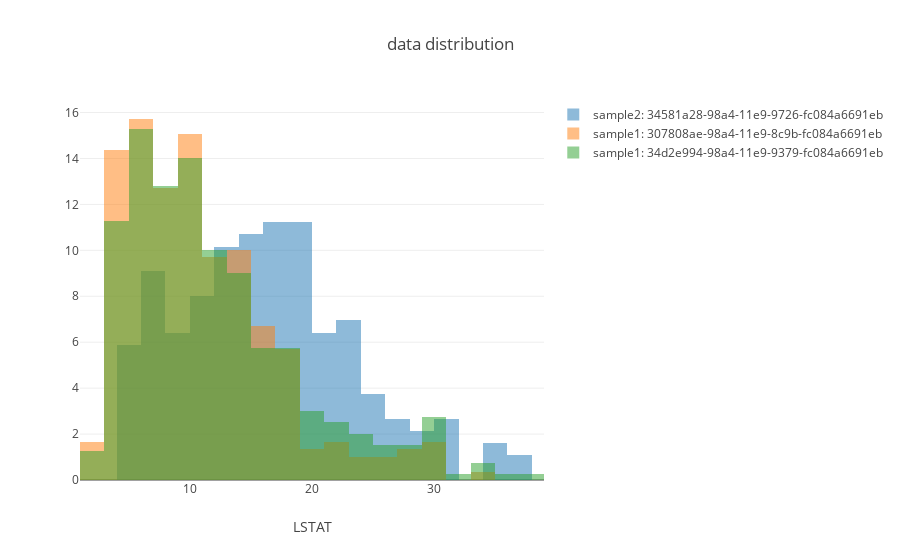

Notebook cell for this chart:
### Markdown cell above
### Plot data

### Code cell
plot.histogram_data(ml_repo, {ml_repo.tree.test_data.sample2() :['last'], ml_repo.tree.training_data.sample1(): ['first','last']}, x_coordinate = 'LSTAT') #, y_coordinate='MEDV')

### Figure 1 — Plotly figure (JSON) as saved in the notebook; plotly's stock layout.template omitted (floating-point values rounded to 4 significant figures; data arrays with more than 128 entries replaced by an {"elided": "..."} marker saying what was removed)
{"data": [{"histnorm": "percent", "name": "sample2: 34581a28-98a4-11e9-9726-fc084a6691eb", "opacity": 0.5, "text": "", "type": "histogram", "uid": "3f2c29da-bf32-4fdc-8dea-9cc9d6060e48", "x": {"elided": "187 float values"}}, {"histnorm": "percent", "name": "sample1: 307808ae-98a4-11e9-8c9b-fc084a6691eb", "opacity": 0.5, "text": "", "type": "histogram", "uid": "c463ce74-e095-4ccb-8548-16b6691ef5e7", "x": {"elided": "299 float values"}}, {"histnorm": "percent", "name": "sample1: 34d2e994-98a4-11e9-9379-fc084a6691eb", "opacity": 0.5, "text": "", "type": "histogram", "uid": "b59c6f43-f972-4157-b559-9c1c9b4b3e87", "x": {"elided": "399 float values"}}], "layout": {"barmode": "overlay", "title": {"text": "data distribution"}, "xaxis": {"title": {"text": "LSTAT"}}}}
